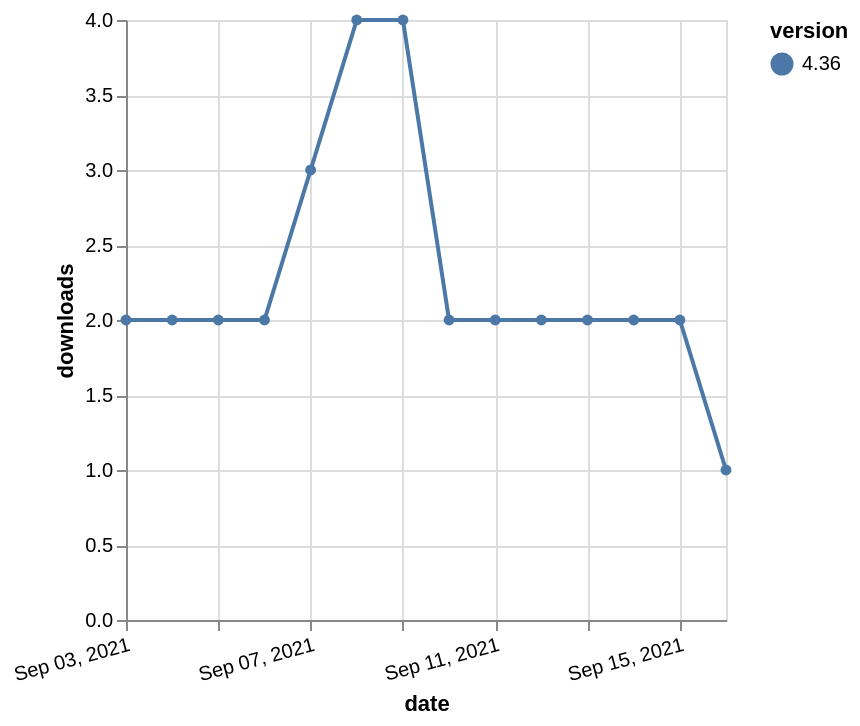

Here is the Vega-Lite specification saved for this chart:
### Vega-Lite specification from a JSON file in a GitHub repository (floating-point values rounded to 4 significant figures)
{"$schema": "https://vega.github.io/schema/vega-lite/v5.json", "description": "A simple bar chart with embedded data.", "data": {"values": [{"date": "2021-09-03", "total": 1667, "delta": 2, "version": "4.36"}, {"date": "2021-09-04", "total": 1669, "delta": 2, "version": "4.36"}, {"date": "2021-09-05", "total": 1671, "delta": 2, "version": "4.36"}, {"date": "2021-09-06", "total": 1673, "delta": 2, "version": "4.36"}, {"date": "2021-09-07", "total": 1676, "delta": 3, "version": "4.36"}, {"date": "2021-09-08", "total": 1680, "delta": 4, "version": "4.36"}, {"date": "2021-09-09", "total": 1684, "delta": 4, "version": "4.36"}, {"date": "2021-09-10", "total": 1686, "delta": 2, "version": "4.36"}, {"date": "2021-09-11", "total": 1688, "delta": 2, "version": "4.36"}, {"date": "2021-09-12", "total": 1690, "delta": 2, "version": "4.36"}, {"date": "2021-09-13", "total": 1692, "delta": 2, "version": "4.36"}, {"date": "2021-09-14", "total": 1694, "delta": 2, "version": "4.36"}, {"date": "2021-09-15", "total": 1696, "delta": 2, "version": "4.36"}, {"date": "2021-09-16", "total": 1697, "delta": 1, "version": "4.36"}]}, "width": "container", "mark": {"type": "line", "point": {"filled": true}}, "encoding": {"x": {"field": "date", "type": "temporal", "timeUnit": "yearmonthdate", "title": "date", "axis": {"labelAngle": -15}}, "y": {"field": "delta", "type": "quantitative", "title": "downloads"}, "color": {"field": "version", "type": "nominal"}, "tooltip": {"field": "delta"}}}
